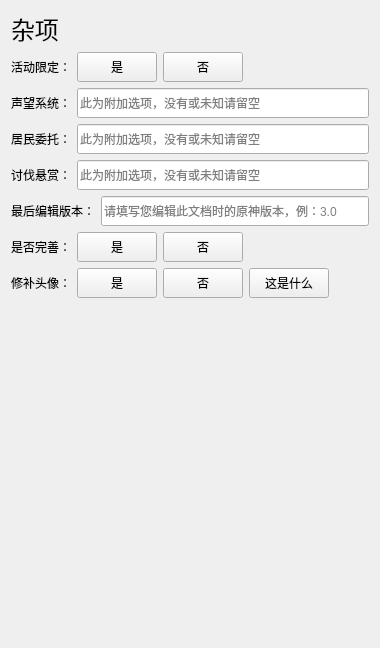
        <widget class="QWidget" name="page_11">
         <layout class="QVBoxLayout" name="verticalLayout_10">
          <item>
           <widget class="QLabel" name="label_7">
            <property name="styleSheet">
             <string notr="true">font: 18pt;</string>
            </property>
            <property name="text">
             <string>杂项</string>
            </property>
           </widget>
          </item>
          <item>
           <layout class="QHBoxLayout" name="horizontalLayout_20">
            <item>
             <widget class="QLabel" name="label_30">
              <property name="text">
               <string>活动限定：</string>
              </property>
             </widget>
            </item>
            <item>
             <widget class="QPushButton" name="npc_activity_yes">
              <property name="sizePolicy">
               <sizepolicy hsizetype="Fixed" vsizetype="Fixed">
                <horstretch>0</horstretch>
                <verstretch>0</verstretch>
               </sizepolicy>
              </property>
              <property name="minimumSize">
               <size>
                <width>50</width>
                <height>30</height>
               </size>
              </property>
              <property name="text">
               <string>是</string>
              </property>
             </widget>
            </item>
            <item>
             <widget class="QPushButton" name="npc_activity_no">
              <property name="sizePolicy">
               <sizepolicy hsizetype="Fixed" vsizetype="Fixed">
                <horstretch>0</horstretch>
                <verstretch>0</verstretch>
               </sizepolicy>
              </property>
              <property name="minimumSize">
               <size>
                <width>50</width>
                <height>30</height>
               </size>
              </property>
              <property name="text">
               <string>否</string>
              </property>
             </widget>
            </item>
            <item>
             <spacer name="horizontalSpacer_13">
              <property name="orientation">
               <enum>Qt::Horizontal</enum>
              </property>
              <property name="sizeHint" stdset="0">
               <size>
                <width>40</width>
                <height>20</height>
               </size>
              </property>
             </spacer>
            </item>
           </layout>
          </item>
          <item>
           <layout class="QGridLayout" name="gridLayout_11">
            <item row="0" column="0">
             <widget class="QLabel" name="label_31">
              <property name="text">
               <string>声望系统：</string>
              </property>
             </widget>
            </item>
            <item row="0" column="1">
             <widget class="QLineEdit" name="npc_frame_sys_edit">
              <property name="minimumSize">
               <size>
                <width>0</width>
                <height>30</height>
               </size>
              </property>
              <property name="cursor">
               <cursorShape>CrossCursor</cursorShape>
              </property>
              <property name="placeholderText">
               <string>此为附加选项，没有或未知请留空</string>
              </property>
             </widget>
            </item>
           </layout>
          </item>
          <item>
           <layout class="QHBoxLayout" name="horizontalLayout_21">
            <item>
             <widget class="QLabel" name="label_32">
              <property name="text">
               <string>居民委托：</string>
              </property>
             </widget>
            </item>
            <item>
             <widget class="QLineEdit" name="npc_commision_sys_edit">
              <property name="minimumSize">
               <size>
                <width>0</width>
                <height>30</height>
               </size>
              </property>
              <property name="cursor">
               <cursorShape>CrossCursor</cursorShape>
              </property>
              <property name="placeholderText">
               <string>此为附加选项，没有或未知请留空</string>
              </property>
             </widget>
            </item>
           </layout>
          </item>
          <item>
           <layout class="QHBoxLayout" name="horizontalLayout_22">
            <item>
             <widget class="QLabel" name="label_33">
              <property name="text">
               <string>讨伐悬赏：</string>
              </property>
             </widget>
            </item>
            <item>
             <widget class="QLineEdit" name="npc_trounce_edit">
              <property name="minimumSize">
               <size>
                <width>0</width>
                <height>30</height>
               </size>
              </property>
              <property name="cursor">
               <cursorShape>CrossCursor</cursorShape>
              </property>
              <property name="placeholderText">
               <string>此为附加选项，没有或未知请留空</string>
              </property>
             </widget>
            </item>
           </layout>
          </item>
          <item>
           <layout class="QHBoxLayout" name="horizontalLayout_23">
            <item>
             <widget class="QLabel" name="label_34">
              <property name="text">
               <string>最后编辑版本：</string>
              </property>
             </widget>
            </item>
            <item>
             <widget class="QLineEdit" name="last_edit_ver_edit">
              <property name="minimumSize">
               <size>
                <width>0</width>
                <height>30</height>
               </size>
              </property>
              <property name="cursor">
               <cursorShape>CrossCursor</cursorShape>
              </property>
              <property name="placeholderText">
               <string>请填写您编辑此文档时的原神版本，例：3.0</string>
              </property>
             </widget>
            </item>
           </layout>
          </item>
          <item>
           <layout class="QHBoxLayout" name="horizontalLayout_24">
            <item>
             <widget class="QLabel" name="label_35">
              <property name="text">
               <string>是否完善：</string>
              </property>
             </widget>
            </item>
            <item>
             <widget class="QPushButton" name="file_iscompleted">
              <property name="sizePolicy">
               <sizepolicy hsizetype="Fixed" vsizetype="Fixed">
                <horstretch>0</horstretch>
                <verstretch>0</verstretch>
               </sizepolicy>
              </property>
              <property name="minimumSize">
               <size>
                <width>50</width>
                <height>30</height>
               </size>
              </property>
              <property name="text">
               <string>是</string>
              </property>
             </widget>
            </item>
            <item>
             <widget class="QPushButton" name="file_requires_work">
              <property name="sizePolicy">
               <sizepolicy hsizetype="Fixed" vsizetype="Fixed">
                <horstretch>0</horstretch>
                <verstretch>0</verstretch>
               </sizepolicy>
              </property>
              <property name="minimumSize">
               <size>
                <width>50</width>
                <height>30</height>
               </size>
              </property>
              <property name="text">
               <string>否</string>
              </property>
             </widget>
            </item>
            <item>
             <spacer name="horizontalSpacer_14">
              <property name="orientation">
               <enum>Qt::Horizontal</enum>
              </property>
              <property name="sizeHint" stdset="0">
               <size>
                <width>40</width>
                <height>20</height>
               </size>
              </property>
             </spacer>
            </item>
           </layout>
          </item>
          <item>
           <layout class="QHBoxLayout" name="horizontalLayout_25">
            <item>
             <widget class="QLabel" name="label">
              <property name="text">
               <string>修补头像：</string>
              </property>
             </widget>
            </item>
            <item>
             <widget class="QPushButton" name="patch_avatar_true">
              <property name="sizePolicy">
               <sizepolicy hsizetype="Fixed" vsizetype="Fixed">
                <horstretch>0</horstretch>
                <verstretch>0</verstretch>
               </sizepolicy>
              </property>
              <property name="minimumSize">
               <size>
                <width>50</width>
                <height>30</height>
               </size>
              </property>
              <property name="text">
               <string>是</string>
              </property>
             </widget>
            </item>
            <item>
             <widget class="QPushButton" name="patch_avatar_false">
              <property name="sizePolicy">
               <sizepolicy hsizetype="Fixed" vsizetype="Fixed">
                <horstretch>0</horstretch>
                <verstretch>0</verstretch>
               </sizepolicy>
              </property>
              <property name="minimumSize">
               <size>
                <width>50</width>
                <height>30</height>
               </size>
              </property>
              <property name="text">
               <string>否</string>
              </property>
             </widget>
            </item>
            <item>
             <widget class="QPushButton" name="patch_avatar_intro">
              <property name="sizePolicy">
               <sizepolicy hsizetype="Fixed" vsizetype="Fixed">
                <horstretch>0</horstretch>
                <verstretch>0</verstretch>
               </sizepolicy>
              </property>
              <property name="minimumSize">
               <size>
                <width>70</width>
                <height>30</height>
               </size>
              </property>
              <property name="text">
               <string>这是什么</string>
              </property>
             </widget>
            </item>
            <item>
             <spacer name="horizontalSpacer_15">
              <property name="orientation">
               <enum>Qt::Horizontal</enum>
              </property>
              <property name="sizeHint" stdset="0">
               <size>
                <width>40</width>
                <height>20</height>
               </size>
              </property>
             </spacer>
            </item>
           </layout>
          </item>
          <item>
           <spacer name="verticalSpacer_5">
            <property name="orientation">
             <enum>Qt::Vertical</enum>
            </property>
            <property name="sizeHint" stdset="0">
             <size>
              <width>20</width>
              <height>339</height>
             </size>
            </property>
           </spacer>
          </item>
         </layout>
        </widget>
